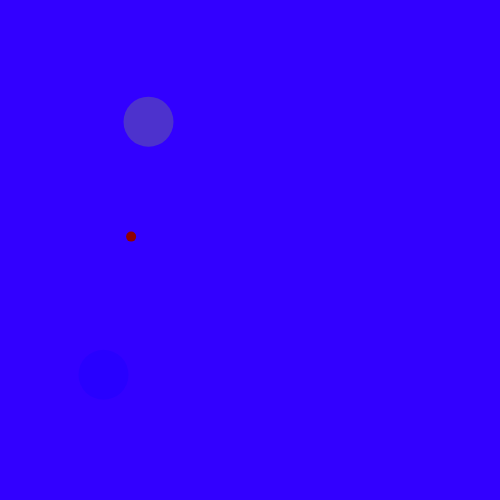
Frame 1 (no input)
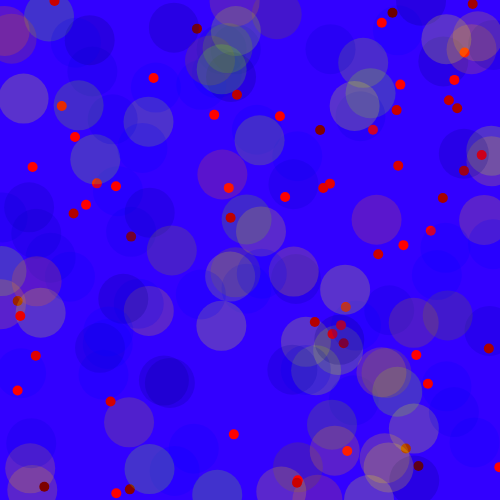
Frame 60 (no input)
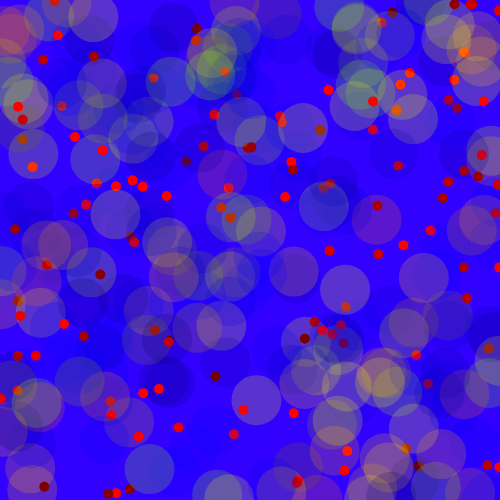
Frame 120 (the mouse pressed at the canvas centre since frame 60)

The p5.js sketch that drew these frames (run headless with seeded random() and noise() and a simulated clock; from frame 60 on, the mouse is pressed at the canvas centre):

// p5.js sketch
// ── sketch.js
function setup() {
  createCanvas(500,500)
background(50,0,1400)
  
}

function draw() {
  noStroke(0);
  fill(0,0,random(100,350),50)
  ellipse(random(0,width),random(0,height),50,50 )
  fill(random(100,350),random(100,350),0,50)
  ellipse(random(0,width),random(0,height),50,50)
  fill(random(100,350),0,0)
  ellipse(random(0,width),random(0,height),10,10)

}
